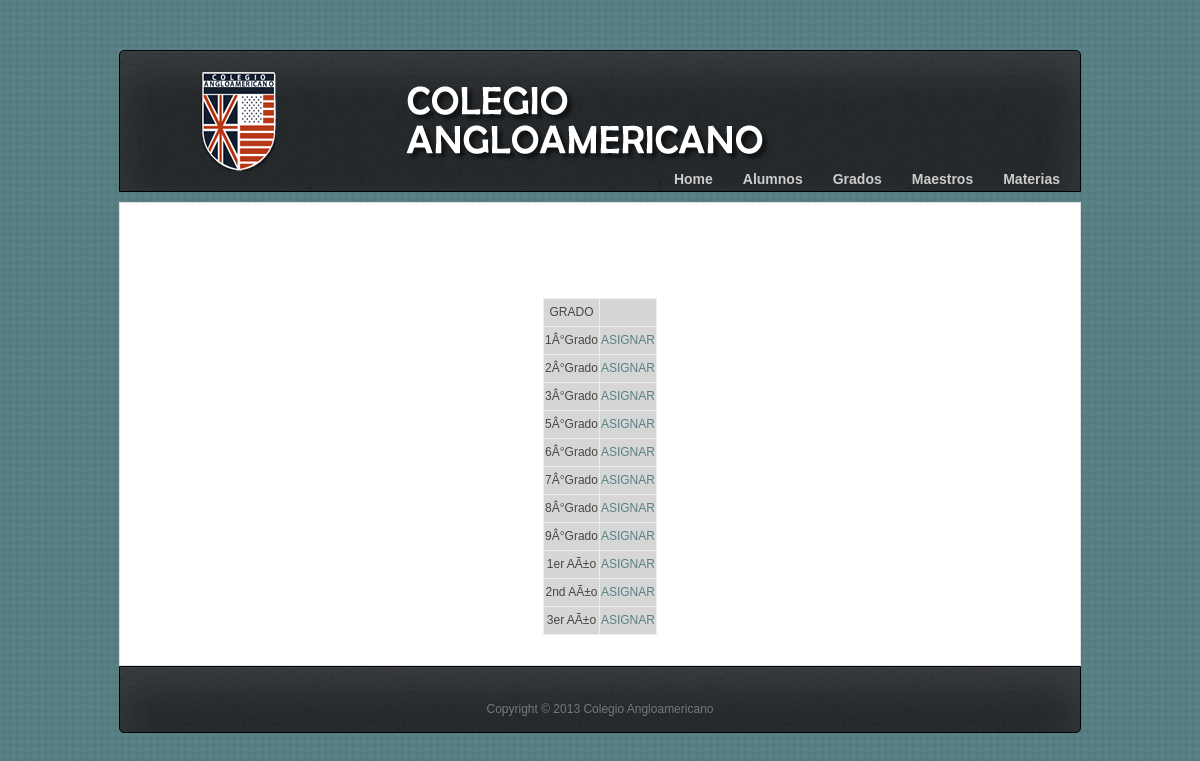
The app's page /admin/materia_por_grado.php with its own data.
### tables this page shows
CREATE TABLE IF NOT EXISTS `grados` (
  `ID_GRADO` int(11) NOT NULL AUTO_INCREMENT COMMENT 'Código de Grado',
  `GRADO` varchar(60) NOT NULL COMMENT 'Descripción del Grado.',
  PRIMARY KEY (`ID_GRADO`),
  UNIQUE KEY `IDX_GRADO` (`ID_GRADO`)
);

### admin/materia_por_grado.php (the view, shortened to what this page needs)
<?php require_once('../Connections/cnn.php'); ?>
<?php
$query_grado = "SELECT * FROM grados";
$grado = mysql_query($query_grado, $cnn) or die(mysql_error());
$row_grado = mysql_fetch_assoc($grado);
?>
<!DOCTYPE html>
<html lang="en">
<head>
	<link rel="stylesheet" href="../css/zerogrid.css">
	<link rel="stylesheet" href="../css/style.css">
    <link rel="stylesheet" href="../css/responsive.css">
	<link rel="stylesheet" href="../css/responsiveslides.css" />
  <link rel="stylesheet" href="../css/jquery-ui.css" />
</head>
<body>
<header>
 <div id=logo> <img src="../images/logo2.png" alt="Colegio Angloamericano"> </div>
 <div id=anglo> <img src="../images/COLEGIO_ANGLO.png" alt="Colegio Angloamericano"> </div>
  <nav>
	  <ul>
		<?php include("../includes/cabezeraadmin.php"); ?>
	  </ul>
  </nav>
</header>
<section id="content">
	<div class="zerogrid block">
	  <div class="row block03">
	    <h1>&nbsp;</h1>
	  </div>
	<div class="row block01">
      <table border="1" align="center">
        <tr>
          <td>GRADO</td>
          <td>&nbsp;</td>
        </tr>
        <?php do { ?>
          <tr>
            <td><?php echo $row_grado['GRADO']; ?></td>
            <td><a href="materia_por_grado2.php?ID_GRADO=<?php echo $row_grado['ID_GRADO']; ?>">ASIGNAR</a></td>
          </tr>
          <?php } while ($row_grado = mysql_fetch_assoc($grado)); ?>
      </table>
    </div>
	</div>
</section>
<footer>
	<div class="wrapfooter">
	<p>Copyright © 2013 Colegio Angloamericano</p>
	</div>
</footer>
</body></html>

### css/zerogrid.css (style rules this page uses)
.zerogrid { position: relative; width: 960px; margin: 0 auto; padding: 0; }
.zerogrid .row { text-align: center; }
.zerogrid:after { content: "\0020"; display: block; height: 0; clear: both; visibility: hidden; }
.clearfix:before, .clearfix:after, .row:before, .row:after { content: '\0020'; display: block; overflow: hidden; visibility: hidden; width: 0; height: 0; }
.row:after, .clearfix:after { clear: both; }
.row, .clearfix { zoom: 1; }

### css/style.css (style rules this page uses)
a,abbr,acronym,address,applet,article,aside,audio,b,blockquote,big,body,center,canvas,caption,cite,code,command,datalist,dd,del,details,dfn,dl,div,dt,em,embed,fieldset,figcaption,figure,font,footer,form,h1,h2,h3,h4,h5,h6,header,hgroup,html,i,iframe,img,ins,kbd,keygen,label,legend,li,meter,nav,object,ol,output,p,pre,progress,q,s,samp,section,small,span,source,strike,strong,sub,sup,tbody,tfoot,thead,th,tr,tdvideo,tt,u,ul,var { background: transparent; border: 0 none; font-size: 100%; margin: 0; padding: 0; border: 0; outline: 0; text-align: center; padding-top: 10px; }
ol, ul { list-style:none; }
table { padding:0; border-collapse:collapse; background-color: #D6D6D6; border-top-style: none; border-right-style: none; border-bottom-style: none; border-left-style: none; border-top-color: #000; border-right-color: #000; border-bottom-color: #000; border-left-color: #000; text-align: center; }
img { vertical-align:top; }
article, aside, audio, canvas, command, datalist, details, embed, figcaption, figure, footer, header, hgroup, keygen, meter, nav, output, progress, section, source, video { display:block; }
html, body { width:100%; padding:0; margin:0; }
body { background: #598084 url(../images/pattern15.png); color: #474747; font: 12px/25px Arial, Helvetica, sans-serif; }
a { color: #598084;text-decoration: none; }
header { width:960px;height: 130px; position:relative; margin: 50px auto 0px auto;background: url(../images/bgheader.jpg);border:1px solid #000000; -webkit-border-radius: 5px 5px 5px 5px;-moz-border-radius: 5px 5px 5px 5px;-khtml-border-radius: 5px 5px 5px 5px;border-radius: 5px 5px 0 0; box-shadow: 0px 20px 40px 0px rgba(255, 255, 255, 0.1) inset, 0px 1px 1px 0px rgba(255, 255, 255, 0.05) inset; }
header #logo { position: absolute; top: 1px; left: 76px; height: 2.355cm; width: 84px; }
header nav { position: absolute; top: 99px; right: 5px; height: 37px; }
header nav ul { list-style: none;margin: 0;padding: 0; }
.zerogrid { border:1px solid #E1E1E1; }
.block { background:#ffffff; }
.block01 { padding:30px 0px; }
.block03 { padding-bottom: 20px; }
footer { width:960px; margin:0 auto 50px auto; color:#777777; ;background: url(../images/bgheader.jpg);border:1px solid #000000; -webkit-border-radius: 0 0 5px 5px;-moz-border-radius: 0 0 5px 5px;-khtml-border-radius: 0 0 5px 5px;border-radius: 0 0 5px 5px; box-shadow: 0px 20px 40px 0px rgba(255, 255, 255, 0.1) inset, 0px 1px 1px 0px rgba(255, 255, 255, 0.05) inset; }
footer .wrapfooter { padding:10px; }

### css/responsive.css (style rules this page uses)
html { -webkit-text-size-adjust: none; }
img { max-width: 100%; height: auto; width: auto\9; }

### records on screen
grados: GRADO "1Â°Grado"
grados: GRADO "2Â°Grado"
grados: GRADO "3Â°Grado"
grados: GRADO "5Â°Grado"
grados: GRADO "6Â°Grado"
grados: GRADO "7Â°Grado"
grados: GRADO "8Â°Grado"
grados: GRADO "9Â°Grado"
grados: GRADO "1er AÃ±o"
grados: GRADO "2nd AÃ±o"
grados: GRADO "3er AÃ±o"
